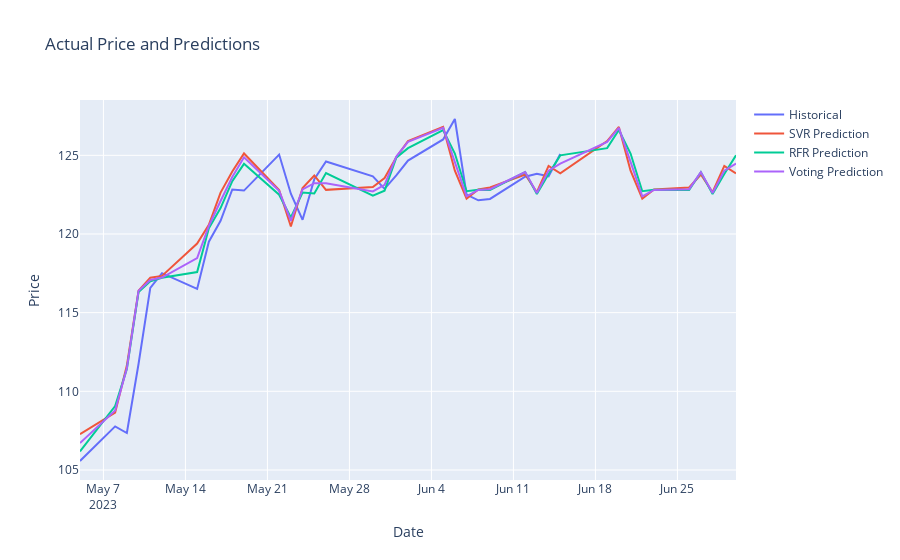

Notebook source saved alongside this figure:
### Code cell
import plotly.graph_objects as go

# Create traces
trace_actual = go.Scatter(
    x=df_combined2.index,
    y=df_combined2['Close'],
    mode='lines',
    name='Historical'
)

trace_svr = go.Scatter(
    x=df_combined2.index,
    y=df_combined2['SVR Prediction'],
    mode='lines',
    name='SVR Prediction'
)

trace_rfr = go.Scatter(
    x=df_combined2.index,
    y=df_combined2['RFR Prediction'],
    mode='lines',
    name='RFR Prediction'
)

trace_voting = go.Scatter(
    x=df_combined2.index,
    y=df_combined2['Voting Prediction'],
    mode='lines',
    name='Voting Prediction'
)

data = [trace_actual, trace_svr, trace_rfr, trace_voting]

# Create layout
layout = go.Layout(
    title='Actual Price and Predictions',
    xaxis=dict(title='Date'),
    yaxis=dict(title='Price'),
    showlegend=True
)

# Create figure
fig = go.Figure(data=data, layout=layout)

# Show the figure
fig.show()
